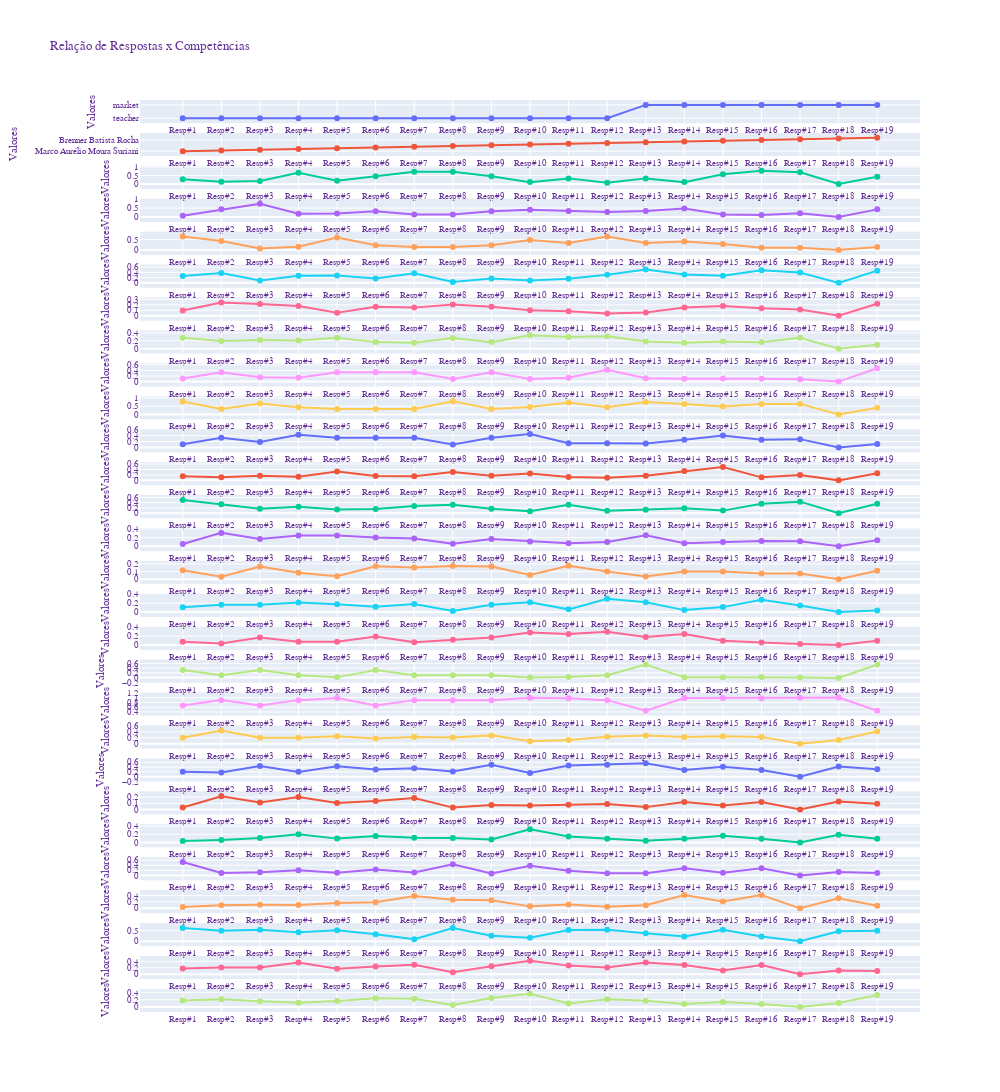

Write notebook code for a chart like this one.
### Markdown cell above
## Plot do AHP sobre todas as respostas do sistema

Inclui respostas **inválidas** e **matrizes que não houveram respostas**

### Code cell
# realiza o bar_plot para cada competência
Plot.all_competencies(mongo_competences)

### Figure 1 — Plotly figure (JSON) as saved in the notebook; plotly's stock layout.template omitted (floating-point values rounded to 4 significant figures)
{"data": [{"hoverinfo": "y+name", "hoverlabel": {"namelength": -1}, "hovertemplate": "<b>type</b><br><b>X:</b> %{x}<br><b>Valor:</b> %{y}<br><extra></extra>", "name": "type", "type": "scatter", "x": ["Resp#1", "Resp#2", "Resp#3", "Resp#4", "Resp#5", "Resp#6", "Resp#7", "Resp#8", "Resp#9", "Resp#10", "Resp#11", "Resp#12", "Resp#13", "Resp#14", "Resp#15", "Resp#16", "Resp#17", "Resp#18", "Resp#19"], "xaxis": "x", "y": ["teacher", "teacher", "teacher", "teacher", "teacher", "teacher", "teacher", "teacher", "teacher", "teacher", "teacher", "teacher", "market", "market", "market", "market", "market", "market", "market"], "yaxis": "y"}, {"hoverinfo": "y+name", "hoverlabel": {"namelength": -1}, "hovertemplate": "<b>name</b><br><b>X:</b> %{x}<br><b>Valor:</b> %{y}<br><extra></extra>", "name": "name", "type": "scatter", "x": ["Resp#1", "Resp#2", "Resp#3", "Resp#4", "Resp#5", "Resp#6", "Resp#7", "Resp#8", "Resp#9", "Resp#10", "Resp#11", "Resp#12", "Resp#13", "Resp#14", "Resp#15", "Resp#16", "Resp#17", "Resp#18", "Resp#19"], "xaxis": "x2", "y": ["Marco Aurélio Moura Suriani", "Walter Aoiama Nagai", "marcio m lage junior", "Wandré Nunes de Pinho Veloso", "Rafael Francisco dos Santos", "Roger", "Claudia Akemi Izeki", "Natasha Nakashima", "Fernanda Rodrigues da Silva", "Fadul Ferrari Rodor", "Dair Oliveira", "Dean Karolak", "Danilo Pagano", "Roberto Silva Netto", "Alessandro", "Brenner Batista Rocha", "Gabriel Sávio Barbosa Sampa", "Breno Pires", "Thiago Mikail de Oliveira"], "yaxis": "y2"}, {"hoverinfo": "y+name", "hoverlabel": {"namelength": -1}, "hovertemplate": "<b>Conhecimento técnico</b><br><b>X:</b> %{x}<br><b>Valor:</b> %{y}<br><extra></extra>", "name": "Conhecimento técnico", "type": "scatter", "x": ["Resp#1", "Resp#2", "Resp#3", "Resp#4", "Resp#5", "Resp#6", "Resp#7", "Resp#8", "Resp#9", "Resp#10", "Resp#11", "Resp#12", "Resp#13", "Resp#14", "Resp#15", "Resp#16", "Resp#17", "Resp#18", "Resp#19"], "xaxis": "x3", "y": [0.2805, 0.1416, 0.1805, 0.656, 0.1988, 0.4542, 0.7143, 0.7143, 0.4542, 0.1144, 0.3333, 0.07287, 0.3333, 0.1144, 0.574, 0.7789, 0.6866, 0, 0.429], "yaxis": "y3"}, {"hoverinfo": "y+name", "hoverlabel": {"namelength": -1}, "hovertemplate": "<b>Competências, habilidades e atributos pessoais e profissionais: gerenciar projetos, compreender problemas e autoaprendizado</b><br><b>X:</b> %{x}<br><b>Valor:</b> %{y}<br><extra></extra>", "name": "Competências, habilidades e atributos pessoais e profissionais: gerenciar projetos, compreender problemas e autoaprendizado", "type": "scatter", "x": ["Resp#1", "Resp#2", "Resp#3", "Resp#4", "Resp#5", "Resp#6", "Resp#7", "Resp#8", "Resp#9", "Resp#10", "Resp#11", "Resp#12", "Resp#13", "Resp#14", "Resp#15", "Resp#16", "Resp#17", "Resp#18", "Resp#19"], "xaxis": "x4", "y": [0.07287, 0.4292, 0.7485, 0.1862, 0.1988, 0.3208, 0.1429, 0.1429, 0.3208, 0.4064, 0.3333, 0.2805, 0.3333, 0.4791, 0.1391, 0.1105, 0.2114, 0, 0.429], "yaxis": "y4"}, {"hoverinfo": "y+name", "hoverlabel": {"namelength": -1}, "hovertemplate": "<b>Competências e habilidades interpessoais: trabalho em equipe e comunicação</b><br><b>X:</b> %{x}<br><b>Valor:</b> %{y}<br><extra></extra>", "name": "Competências e habilidades interpessoais: trabalho em equipe e comunicação", "type": "scatter", "x": ["Resp#1", "Resp#2", "Resp#3", "Resp#4", "Resp#5", "Resp#6", "Resp#7", "Resp#8", "Resp#9", "Resp#10", "Resp#11", "Resp#12", "Resp#13", "Resp#14", "Resp#15", "Resp#16", "Resp#17", "Resp#18", "Resp#19"], "xaxis": "x5", "y": [0.6467, 0.4292, 0.07101, 0.1579, 0.6024, 0.225, 0.1429, 0.1429, 0.225, 0.4791, 0.3333, 0.6467, 0.3333, 0.4064, 0.2869, 0.1105, 0.102, 0, 0.142], "yaxis": "y5"}, {"hoverinfo": "y+name", "hoverlabel": {"namelength": -1}, "hovertemplate": "<b>Matemática e física</b><br><b>X:</b> %{x}<br><b>Valor:</b> %{y}<br><extra></extra>", "name": "Matemática e física", "type": "scatter", "x": ["Resp#1", "Resp#2", "Resp#3", "Resp#4", "Resp#5", "Resp#6", "Resp#7", "Resp#8", "Resp#9", "Resp#10", "Resp#11", "Resp#12", "Resp#13", "Resp#14", "Resp#15", "Resp#16", "Resp#17", "Resp#18", "Resp#19"], "xaxis": "x6", "y": [0.2604, 0.3783, 0.09276, 0.2753, 0.2778, 0.1667, 0.3658, 0.03407, 0.1667, 0.08531, 0.1561, 0.3139, 0.5099, 0.3229, 0.2712, 0.4847, 0.3939, 0, 0.467], "yaxis": "y6"}, {"hoverinfo": "y+name", "hoverlabel": {"namelength": -1}, "hovertemplate": "<b>Sistemas microprocessados</b><br><b>X:</b> %{x}<br><b>Valor:</b> %{y}<br><extra></extra>", "name": "Sistemas microprocessados", "type": "scatter", "x": ["Resp#1", "Resp#2", "Resp#3", "Resp#4", "Resp#5", "Resp#6", "Resp#7", "Resp#8", "Resp#9", "Resp#10", "Resp#11", "Resp#12", "Resp#13", "Resp#14", "Resp#15", "Resp#16", "Resp#17", "Resp#18", "Resp#19"], "xaxis": "x7", "y": [0.09773, 0.2452, 0.2176, 0.1778, 0.05556, 0.1667, 0.1498, 0.2068, 0.1667, 0.1035, 0.08201, 0.04009, 0.05914, 0.1514, 0.1815, 0.1372, 0.1148, 0, 0.2214], "yaxis": "y7"}, {"hoverinfo": "y+name", "hoverlabel": {"namelength": -1}, "hovertemplate": "<b>Conhec. em sist. de aut.</b><br><b>X:</b> %{x}<br><b>Valor:</b> %{y}<br><extra></extra>", "name": "Conhec. em sist. de aut.", "type": "scatter", "x": ["Resp#1", "Resp#2", "Resp#3", "Resp#4", "Resp#5", "Resp#6", "Resp#7", "Resp#8", "Resp#9", "Resp#10", "Resp#11", "Resp#12", "Resp#13", "Resp#14", "Resp#15", "Resp#16", "Resp#17", "Resp#18", "Resp#19"], "xaxis": "x8", "y": [0.2784, 0.1944, 0.2176, 0.2075, 0.2778, 0.1667, 0.1498, 0.2702, 0.1667, 0.3387, 0.2989, 0.3178, 0.1798, 0.1514, 0.1815, 0.1632, 0.2765, 0, 0.1012], "yaxis": "y8"}, {"hoverinfo": "y+name", "hoverlabel": {"namelength": -1}, "hovertemplate": "<b>Lóg., algor. teoria e estrura de dados.</b><br><b>X:</b> %{x}<br><b>Valor:</b> %{y}<br><extra></extra>", "name": "Lóg., algor. teoria e estrura de dados.", "type": "scatter", "x": ["Resp#1", "Resp#2", "Resp#3", "Resp#4", "Resp#5", "Resp#6", "Resp#7", "Resp#8", "Resp#9", "Resp#10", "Resp#11", "Resp#12", "Resp#13", "Resp#14", "Resp#15", "Resp#16", "Resp#17", "Resp#18", "Resp#19"], "xaxis": "x9", "y": [0.11, 0.3333, 0.1579, 0.1416, 0.3333, 0.3333, 0.3333, 0.09643, 0.3333, 0.09091, 0.1429, 0.429, 0.1189, 0.1059, 0.1144, 0.1059, 0.08059, 0, 0.4798], "yaxis": "y9"}, {"hoverinfo": "y+name", "hoverlabel": {"namelength": -1}, "hovertemplate": "<b>Ling. e parad.</b><br><b>X:</b> %{x}<br><b>Valor:</b> %{y}<br><extra></extra>", "name": "Ling. e parad.", "type": "scatter", "x": ["Resp#1", "Resp#2", "Resp#3", "Resp#4", "Resp#5", "Resp#6", "Resp#7", "Resp#8", "Resp#9", "Resp#10", "Resp#11", "Resp#12", "Resp#13", "Resp#14", "Resp#15", "Resp#16", "Resp#17", "Resp#18", "Resp#19"], "xaxis": "x10", "y": [0.7801, 0.3333, 0.656, 0.4292, 0.3333, 0.3333, 0.3333, 0.7991, 0.3333, 0.4545, 0.7143, 0.429, 0.7472, 0.6334, 0.4791, 0.6334, 0.6364, 0, 0.4057], "yaxis": "y10"}, {"hoverinfo": "y+name", "hoverlabel": {"namelength": -1}, "hovertemplate": "<b>PAA</b><br><b>X:</b> %{x}<br><b>Valor:</b> %{y}<br><extra></extra>", "name": "PAA", "type": "scatter", "x": ["Resp#1", "Resp#2", "Resp#3", "Resp#4", "Resp#5", "Resp#6", "Resp#7", "Resp#8", "Resp#9", "Resp#10", "Resp#11", "Resp#12", "Resp#13", "Resp#14", "Resp#15", "Resp#16", "Resp#17", "Resp#18", "Resp#19"], "xaxis": "x11", "y": [0.11, 0.3333, 0.1862, 0.4292, 0.3333, 0.3333, 0.3333, 0.1044, 0.3333, 0.4545, 0.1429, 0.142, 0.1338, 0.2607, 0.4064, 0.2607, 0.283, 0, 0.1146], "yaxis": "y11"}, {"hoverinfo": "y+name", "hoverlabel": {"namelength": -1}, "hovertemplate": "<b>Conf. plataformas para softwares e serviços</b><br><b>X:</b> %{x}<br><b>Valor:</b> %{y}<br><extra></extra>", "name": "Conf. plataformas para softwares e serviços", "type": "scatter", "x": ["Resp#1", "Resp#2", "Resp#3", "Resp#4", "Resp#5", "Resp#6", "Resp#7", "Resp#8", "Resp#9", "Resp#10", "Resp#11", "Resp#12", "Resp#13", "Resp#14", "Resp#15", "Resp#16", "Resp#17", "Resp#18", "Resp#19"], "xaxis": "x12", "y": [0.1471, 0.1164, 0.1667, 0.1307, 0.3217, 0.1574, 0.153, 0.3088, 0.1667, 0.2536, 0.1213, 0.0994, 0.1738, 0.3427, 0.4902, 0.1113, 0.2003, 0, 0.2619], "yaxis": "y12"}, {"hoverinfo": "y+name", "hoverlabel": {"namelength": -1}, "hovertemplate": "<b>Arquiteturas de computadores</b><br><b>X:</b> %{x}<br><b>Valor:</b> %{y}<br><extra></extra>", "name": "Arquiteturas de computadores", "type": "scatter", "x": ["Resp#1", "Resp#2", "Resp#3", "Resp#4", "Resp#5", "Resp#6", "Resp#7", "Resp#8", "Resp#9", "Resp#10", "Resp#11", "Resp#12", "Resp#13", "Resp#14", "Resp#15", "Resp#16", "Resp#17", "Resp#18", "Resp#19"], "xaxis": "x13", "y": [0.5025, 0.3429, 0.1667, 0.2504, 0.1445, 0.1574, 0.2724, 0.3172, 0.1667, 0.07909, 0.3257, 0.0994, 0.1374, 0.1925, 0.1008, 0.3581, 0.4388, 0, 0.3562], "yaxis": "y13"}, {"hoverinfo": "y+name", "hoverlabel": {"namelength": -1}, "hovertemplate": "<b>Seg. de sis. de comp.</b><br><b>X:</b> %{x}<br><b>Valor:</b> %{y}<br><extra></extra>", "name": "Seg. de sis. de comp.", "type": "scatter", "x": ["Resp#1", "Resp#2", "Resp#3", "Resp#4", "Resp#5", "Resp#6", "Resp#7", "Resp#8", "Resp#9", "Resp#10", "Resp#11", "Resp#12", "Resp#13", "Resp#14", "Resp#15", "Resp#16", "Resp#17", "Resp#18", "Resp#19"], "xaxis": "x14", "y": [0.05082, 0.3113, 0.1667, 0.2504, 0.2495, 0.2029, 0.1809, 0.05869, 0.1667, 0.1098, 0.06642, 0.0994, 0.2557, 0.07047, 0.1008, 0.1222, 0.1179, 0, 0.142], "yaxis": "y14"}, {"hoverinfo": "y+name", "hoverlabel": {"namelength": -1}, "hovertemplate": "<b>Engenharia de software</b><br><b>X:</b> %{x}<br><b>Valor:</b> %{y}<br><extra></extra>", "name": "Engenharia de software", "type": "scatter", "x": ["Resp#1", "Resp#2", "Resp#3", "Resp#4", "Resp#5", "Resp#6", "Resp#7", "Resp#8", "Resp#9", "Resp#10", "Resp#11", "Resp#12", "Resp#13", "Resp#14", "Resp#15", "Resp#16", "Resp#17", "Resp#18", "Resp#19"], "xaxis": "x15", "y": [0.118, 0.03277, 0.1667, 0.08288, 0.03905, 0.1697, 0.153, 0.172, 0.1667, 0.05339, 0.1755, 0.0994, 0.0347, 0.1009, 0.1008, 0.07551, 0.07343, 0, 0.1109], "yaxis": "y15"}, {"hoverinfo": "y+name", "hoverlabel": {"namelength": -1}, "hovertemplate": "<b>Inteligência artificial</b><br><b>X:</b> %{x}<br><b>Valor:</b> %{y}<br><extra></extra>", "name": "Inteligência artificial", "type": "scatter", "x": ["Resp#1", "Resp#2", "Resp#3", "Resp#4", "Resp#5", "Resp#6", "Resp#7", "Resp#8", "Resp#9", "Resp#10", "Resp#11", "Resp#12", "Resp#13", "Resp#14", "Resp#15", "Resp#16", "Resp#17", "Resp#18", "Resp#19"], "xaxis": "x16", "y": [0.1096, 0.1638, 0.1667, 0.2147, 0.1734, 0.1213, 0.1809, 0.024, 0.1667, 0.222, 0.0608, 0.3012, 0.219, 0.04382, 0.1113, 0.2753, 0.1503, 0, 0.03284], "yaxis": "y16"}, {"hoverinfo": "y+name", "hoverlabel": {"namelength": -1}, "hovertemplate": "<b>Desenvolvimento Web e Mobile</b><br><b>X:</b> %{x}<br><b>Valor:</b> %{y}<br><extra></extra>", "name": "Desenvolvimento Web e Mobile", "type": "scatter", "x": ["Resp#1", "Resp#2", "Resp#3", "Resp#4", "Resp#5", "Resp#6", "Resp#7", "Resp#8", "Resp#9", "Resp#10", "Resp#11", "Resp#12", "Resp#13", "Resp#14", "Resp#15", "Resp#16", "Resp#17", "Resp#18", "Resp#19"], "xaxis": "x17", "y": [0.07204, 0.03277, 0.1667, 0.07099, 0.07188, 0.1912, 0.05982, 0.1193, 0.1667, 0.2821, 0.2502, 0.3012, 0.1794, 0.2497, 0.09599, 0.05758, 0.01918, 0, 0.09613], "yaxis": "y17"}, {"hoverinfo": "y+name", "hoverlabel": {"namelength": -1}, "hovertemplate": "<b>Redes de computadores</b><br><b>X:</b> %{x}<br><b>Valor:</b> %{y}<br><extra></extra>", "name": "Redes de computadores", "type": "scatter", "x": ["Resp#1", "Resp#2", "Resp#3", "Resp#4", "Resp#5", "Resp#6", "Resp#7", "Resp#8", "Resp#9", "Resp#10", "Resp#11", "Resp#12", "Resp#13", "Resp#14", "Resp#15", "Resp#16", "Resp#17", "Resp#18", "Resp#19"], "xaxis": "x18", "y": [0.325, 0.1, 0.325, 0.1, 0.01, 0.325, 0.1, 0.1, 0.1, 0.003, 0.025, 0.1, 0.55, 0.01, 0.01, 0.025, 0.003, -0.012, 0.55], "yaxis": "y18"}, {"hoverinfo": "y+name", "hoverlabel": {"namelength": -1}, "hovertemplate": "<b>Software para sistemas de comunicação</b><br><b>X:</b> %{x}<br><b>Valor:</b> %{y}<br><extra></extra>", "name": "Software para sistemas de comunicação", "type": "scatter", "x": ["Resp#1", "Resp#2", "Resp#3", "Resp#4", "Resp#5", "Resp#6", "Resp#7", "Resp#8", "Resp#9", "Resp#10", "Resp#11", "Resp#12", "Resp#13", "Resp#14", "Resp#15", "Resp#16", "Resp#17", "Resp#18", "Resp#19"], "xaxis": "x19", "y": [0.675, 0.9, 0.675, 0.9, 0.99, 0.675, 0.9, 0.9, 0.9, 0.997, 0.975, 0.9, 0.45, 0.99, 0.99, 0.975, 0.997, 1.012, 0.45], "yaxis": "y19"}, {"hoverinfo": "y+name", "hoverlabel": {"namelength": -1}, "hovertemplate": "<b>Gerenciar projetos e sistemas de computação</b><br><b>X:</b> %{x}<br><b>Valor:</b> %{y}<br><extra></extra>", "name": "Gerenciar projetos e sistemas de computação", "type": "scatter", "x": ["Resp#1", "Resp#2", "Resp#3", "Resp#4", "Resp#5", "Resp#6", "Resp#7", "Resp#8", "Resp#9", "Resp#10", "Resp#11", "Resp#12", "Resp#13", "Resp#14", "Resp#15", "Resp#16", "Resp#17", "Resp#18", "Resp#19"], "xaxis": "x20", "y": [0.2038, 0.4521, 0.2063, 0.2, 0.2579, 0.176, 0.2306, 0.2109, 0.2833, 0.08506, 0.1301, 0.2377, 0.2775, 0.232, 0.2502, 0.232, 0, 0.1277, 0.4165], "yaxis": "y20"}, {"hoverinfo": "y+name", "hoverlabel": {"namelength": -1}, "hovertemplate": "<b>Engenharia-econômica</b><br><b>X:</b> %{x}<br><b>Valor:</b> %{y}<br><extra></extra>", "name": "Engenharia-econômica", "type": "scatter", "x": ["Resp#1", "Resp#2", "Resp#3", "Resp#4", "Resp#5", "Resp#6", "Resp#7", "Resp#8", "Resp#9", "Resp#10", "Resp#11", "Resp#12", "Resp#13", "Resp#14", "Resp#15", "Resp#16", "Resp#17", "Resp#18", "Resp#19"], "xaxis": "x21", "y": [0.2038, 0.1775, 0.4409, 0.2, 0.4363, 0.2945, 0.3467, 0.2109, 0.4934, 0.1504, 0.4666, 0.4971, 0.5577, 0.2763, 0.4133, 0.2763, 0, 0.4212, 0.3074], "yaxis": "y21"}, {"hoverinfo": "y+name", "hoverlabel": {"namelength": -1}, "hovertemplate": "<b>Compreender e resolver problemas</b><br><b>X:</b> %{x}<br><b>Valor:</b> %{y}<br><extra></extra>", "name": "Compreender e resolver problemas", "type": "scatter", "x": ["Resp#1", "Resp#2", "Resp#3", "Resp#4", "Resp#5", "Resp#6", "Resp#7", "Resp#8", "Resp#9", "Resp#10", "Resp#11", "Resp#12", "Resp#13", "Resp#14", "Resp#15", "Resp#16", "Resp#17", "Resp#18", "Resp#19"], "xaxis": "x22", "y": [0.03342, 0.2138, 0.1118, 0.2, 0.1059, 0.1363, 0.1865, 0.03144, 0.07444, 0.06391, 0.07555, 0.08842, 0.03939, 0.1225, 0.06425, 0.1225, 0, 0.1277, 0.092], "yaxis": "y22"}, {"hoverinfo": "y+name", "hoverlabel": {"namelength": -1}, "hovertemplate": "<b>Autoaprendizado</b><br><b>X:</b> %{x}<br><b>Valor:</b> %{y}<br><extra></extra>", "name": "Autoaprendizado", "type": "scatter", "x": ["Resp#1", "Resp#2", "Resp#3", "Resp#4", "Resp#5", "Resp#6", "Resp#7", "Resp#8", "Resp#9", "Resp#10", "Resp#11", "Resp#12", "Resp#13", "Resp#14", "Resp#15", "Resp#16", "Resp#17", "Resp#18", "Resp#19"], "xaxis": "x23", "y": [0.03342, 0.06305, 0.1118, 0.2, 0.09404, 0.1605, 0.1181, 0.1094, 0.07444, 0.3243, 0.1445, 0.08842, 0.03939, 0.09159, 0.1642, 0.09159, 0, 0.1863, 0.092], "yaxis": "y23"}, {"hoverinfo": "y+name", "hoverlabel": {"namelength": -1}, "hovertemplate": "<b>Criatividade e Inovação</b><br><b>X:</b> %{x}<br><b>Valor:</b> %{y}<br><extra></extra>", "name": "Criatividade e Inovação", "type": "scatter", "x": ["Resp#1", "Resp#2", "Resp#3", "Resp#4", "Resp#5", "Resp#6", "Resp#7", "Resp#8", "Resp#9", "Resp#10", "Resp#11", "Resp#12", "Resp#13", "Resp#14", "Resp#15", "Resp#16", "Resp#17", "Resp#18", "Resp#19"], "xaxis": "x24", "y": [0.5255, 0.09356, 0.1293, 0.2, 0.1059, 0.2327, 0.1181, 0.4373, 0.07444, 0.3764, 0.1833, 0.08842, 0.08601, 0.2775, 0.108, 0.2775, 0, 0.1372, 0.092], "yaxis": "y24"}, {"hoverinfo": "y+name", "hoverlabel": {"namelength": -1}, "hovertemplate": "<b>Comunicação oral e escrita</b><br><b>X:</b> %{x}<br><b>Valor:</b> %{y}<br><extra></extra>", "name": "Comunicação oral e escrita", "type": "scatter", "x": ["Resp#1", "Resp#2", "Resp#3", "Resp#4", "Resp#5", "Resp#6", "Resp#7", "Resp#8", "Resp#9", "Resp#10", "Resp#11", "Resp#12", "Resp#13", "Resp#14", "Resp#15", "Resp#16", "Resp#17", "Resp#18", "Resp#19"], "xaxis": "x25", "y": [0.03827, 0.09719, 0.109, 0.107, 0.1662, 0.1912, 0.3843, 0.2659, 0.25, 0.06164, 0.1181, 0.05246, 0.09806, 0.4188, 0.2129, 0.4188, 0, 0.315, 0.08408], "yaxis": "y25"}, {"hoverinfo": "y+name", "hoverlabel": {"namelength": -1}, "hovertemplate": "<b>Língua inglesa</b><br><b>X:</b> %{x}<br><b>Valor:</b> %{y}<br><extra></extra>", "name": "Língua inglesa", "type": "scatter", "x": ["Resp#1", "Resp#2", "Resp#3", "Resp#4", "Resp#5", "Resp#6", "Resp#7", "Resp#8", "Resp#9", "Resp#10", "Resp#11", "Resp#12", "Resp#13", "Resp#14", "Resp#15", "Resp#16", "Resp#17", "Resp#18", "Resp#19"], "xaxis": "x26", "y": [0.609, 0.4821, 0.5247, 0.4112, 0.5013, 0.3257, 0.09612, 0.6135, 0.25, 0.1587, 0.5143, 0.5258, 0.3654, 0.2171, 0.53, 0.2171, 0, 0.4605, 0.484], "yaxis": "y26"}, {"hoverinfo": "y+name", "hoverlabel": {"namelength": -1}, "hovertemplate": "<b>Empreender e exercer liderança</b><br><b>X:</b> %{x}<br><b>Valor:</b> %{y}<br><extra></extra>", "name": "Empreender e exercer liderança", "type": "scatter", "x": ["Resp#1", "Resp#2", "Resp#3", "Resp#4", "Resp#5", "Resp#6", "Resp#7", "Resp#8", "Resp#9", "Resp#10", "Resp#11", "Resp#12", "Resp#13", "Resp#14", "Resp#15", "Resp#16", "Resp#17", "Resp#18", "Resp#19"], "xaxis": "x27", "y": [0.1764, 0.2103, 0.2084, 0.3621, 0.1662, 0.2415, 0.2913, 0.06028, 0.25, 0.4165, 0.267, 0.2109, 0.3654, 0.2833, 0.1179, 0.2833, 0, 0.1158, 0.1016], "yaxis": "y27"}, {"hoverinfo": "y+name", "hoverlabel": {"namelength": -1}, "hovertemplate": "<b>Trabalho em equipe</b><br><b>X:</b> %{x}<br><b>Valor:</b> %{y}<br><extra></extra>", "name": "Trabalho em equipe", "type": "scatter", "x": ["Resp#1", "Resp#2", "Resp#3", "Resp#4", "Resp#5", "Resp#6", "Resp#7", "Resp#8", "Resp#9", "Resp#10", "Resp#11", "Resp#12", "Resp#13", "Resp#14", "Resp#15", "Resp#16", "Resp#17", "Resp#18", "Resp#19"], "xaxis": "x28", "y": [0.1764, 0.2103, 0.1579, 0.1198, 0.1662, 0.2415, 0.2283, 0.06028, 0.25, 0.3632, 0.1006, 0.2109, 0.1712, 0.08085, 0.1393, 0.08085, 0, 0.1087, 0.3303], "yaxis": "y28"}], "layout": {"font": {"color": "RebeccaPurple", "family": "Courier New, monospace", "size": 9}, "height": 4000, "hoverdistance": 100, "hoverlabel": {"bgcolor": "white", "font": {"family": "Rockwell", "size": 9}}, "legend": {"orientation": "h", "title": {"text": "Competências"}, "x": 1, "xanchor": "center", "y": 1.02, "yanchor": "bottom"}, "showlegend": false, "spikedistance": 1000, "title": {"text": "Relação de Respostas x Competências"}, "width": 1000, "xaxis": {"anchor": "y", "domain": [0, 1]}, "xaxis10": {"anchor": "y10", "domain": [0, 1]}, "xaxis11": {"anchor": "y11", "domain": [0, 1]}, "xaxis12": {"anchor": "y12", "domain": [0, 1]}, "xaxis13": {"anchor": "y13", "domain": [0, 1]}, "xaxis14": {"anchor": "y14", "domain": [0, 1]}, "xaxis15": {"anchor": "y15", "domain": [0, 1]}, "xaxis16": {"anchor": "y16", "domain": [0, 1]}, "xaxis17": {"anchor": "y17", "domain": [0, 1]}, "xaxis18": {"anchor": "y18", "domain": [0, 1]}, "xaxis19": {"anchor": "y19", "domain": [0, 1]}, "xaxis2": {"anchor": "y2", "domain": [0, 1]}, "xaxis20": {"anchor": "y20", "domain": [0, 1]}, "xaxis21": {"anchor": "y21", "domain": [0, 1]}, "xaxis22": {"anchor": "y22", "domain": [0, 1]}, "xaxis23": {"anchor": "y23", "domain": [0, 1]}, "xaxis24": {"anchor": "y24", "domain": [0, 1]}, "xaxis25": {"anchor": "y25", "domain": [0, 1]}, "xaxis26": {"anchor": "y26", "domain": [0, 1]}, "xaxis27": {"anchor": "y27", "domain": [0, 1]}, "xaxis28": {"anchor": "y28", "domain": [0, 1]}, "xaxis3": {"anchor": "y3", "domain": [0, 1]}, "xaxis4": {"anchor": "y4", "domain": [0, 1]}, "xaxis5": {"anchor": "y5", "domain": [0, 1]}, "xaxis6": {"anchor": "y6", "domain": [0, 1]}, "xaxis7": {"anchor": "y7", "domain": [0, 1]}, "xaxis8": {"anchor": "y8", "domain": [0, 1]}, "xaxis9": {"anchor": "y9", "domain": [0, 1]}, "yaxis": {"anchor": "x", "domain": [0.9746, 1.0], "title": {"text": "Valores"}}, "yaxis10": {"anchor": "x10", "domain": [0.6497, 0.6751], "title": {"text": "Valores"}}, "yaxis11": {"anchor": "x11", "domain": [0.6136, 0.639], "title": {"text": "Valores"}}, "yaxis12": {"anchor": "x12", "domain": [0.5776, 0.6029], "title": {"text": "Valores"}}, "yaxis13": {"anchor": "x13", "domain": [0.5415, 0.5668], "title": {"text": "Valores"}}, "yaxis14": {"anchor": "x14", "domain": [0.5054, 0.5307], "title": {"text": "Valores"}}, "yaxis15": {"anchor": "x15", "domain": [0.4693, 0.4946], "title": {"text": "Valores"}}, "yaxis16": {"anchor": "x16", "domain": [0.4332, 0.4585], "title": {"text": "Valores"}}, "yaxis17": {"anchor": "x17", "domain": [0.3971, 0.4224], "title": {"text": "Valores"}}, "yaxis18": {"anchor": "x18", "domain": [0.361, 0.3864], "title": {"text": "Valores"}}, "yaxis19": {"anchor": "x19", "domain": [0.3249, 0.3503], "title": {"text": "Valores"}}, "yaxis2": {"anchor": "x2", "domain": [0.9385, 0.9639], "title": {"text": "Valores"}}, "yaxis20": {"anchor": "x20", "domain": [0.2888, 0.3142], "title": {"text": "Valores"}}, "yaxis21": {"anchor": "x21", "domain": [0.2527, 0.2781], "title": {"text": "Valores"}}, "yaxis22": {"anchor": "x22", "domain": [0.2166, 0.242], "title": {"text": "Valores"}}, "yaxis23": {"anchor": "x23", "domain": [0.1805, 0.2059], "title": {"text": "Valores"}}, "yaxis24": {"anchor": "x24", "domain": [0.1444, 0.1698], "title": {"text": "Valores"}}, "yaxis25": {"anchor": "x25", "domain": [0.1083, 0.1337], "title": {"text": "Valores"}}, "yaxis26": {"anchor": "x26", "domain": [0.07219, 0.09758], "title": {"text": "Valores"}}, "yaxis27": {"anchor": "x27", "domain": [0.0361, 0.06148], "title": {"text": "Valores"}}, "yaxis28": {"anchor": "x28", "domain": [0, 0.02538], "title": {"text": "Valores"}}, "yaxis3": {"anchor": "x3", "domain": [0.9024, 0.9278], "title": {"text": "Valores"}}, "yaxis4": {"anchor": "x4", "domain": [0.8663, 0.8917], "title": {"text": "Valores"}}, "yaxis5": {"anchor": "x5", "domain": [0.8302, 0.8556], "title": {"text": "Valores"}}, "yaxis6": {"anchor": "x6", "domain": [0.7941, 0.8195], "title": {"text": "Valores"}}, "yaxis7": {"anchor": "x7", "domain": [0.758, 0.7834], "title": {"text": "Valores"}}, "yaxis8": {"anchor": "x8", "domain": [0.7219, 0.7473], "title": {"text": "Valores"}}, "yaxis9": {"anchor": "x9", "domain": [0.6858, 0.7112], "title": {"text": "Valores"}}}}
